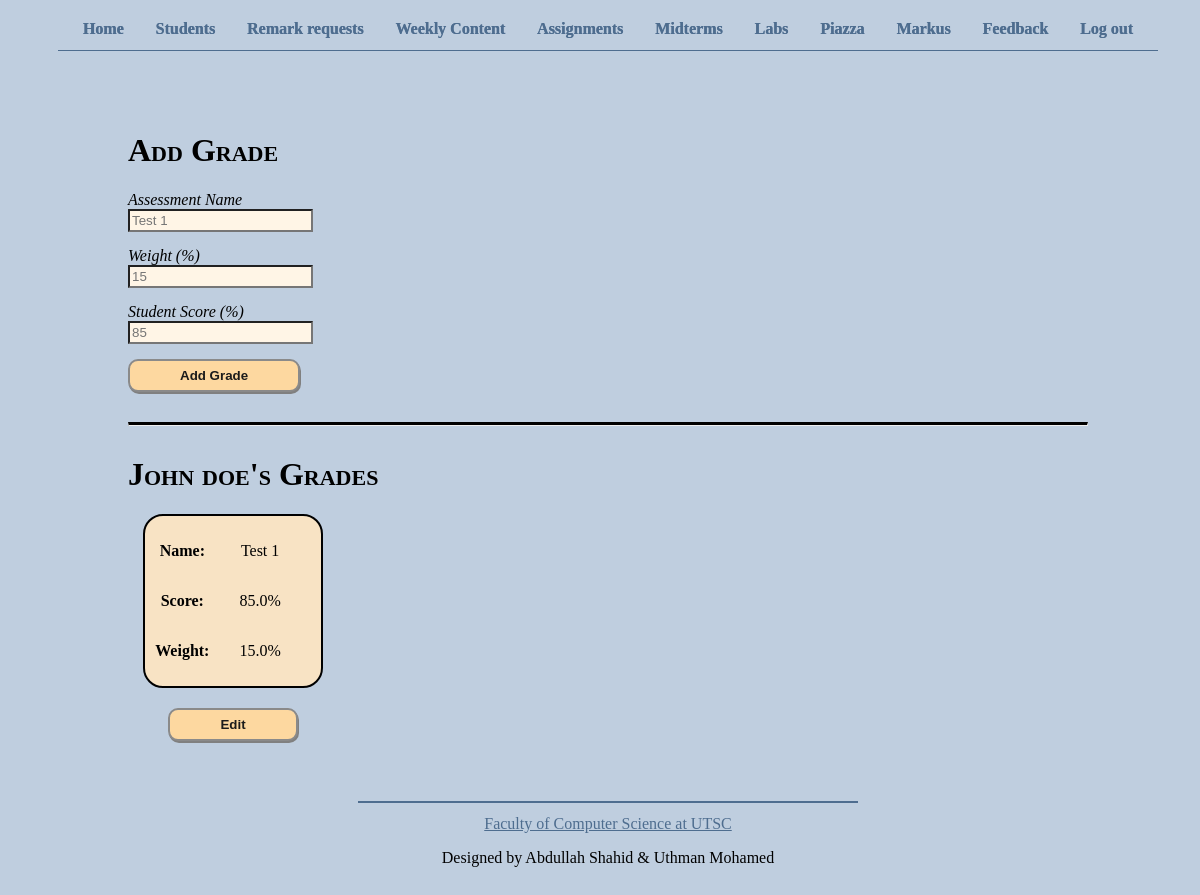
The app's page /view/student/student1 (signed in) with its own data.
### app.py (models this page shows, shortened)
class User(db.Model):
    __tablename__ = 'User'
    id = db.Column(db.Integer, primary_key = True)
    type = db.Column(db.String(30), nullable = False, default='student')
    username = db.Column(db.String(30), unique = True, nullable = False)
    email = db.Column(db.String(100), unique = True, nullable = False)
    password = db.Column(db.String(100), nullable = False)
    name = db.Column(db.String(30), nullable = False)
    grades = db.relationship('Grade', backref='author', lazy = True) # Student has grades
    feedback = db.relationship('Feedback', backref='author', lazy = True) # Instructor has feedback

class Grade(db.Model):
    __tablename__ = 'Grade'
    id = db.Column(db.Integer, primary_key = True)
    user_id = db.Column(db.Integer, db.ForeignKey('User.id'), nullable = False)
    ass_name = db.Column(db.String(30), nullable = False)
    score = db.Column(db.Float, nullable = False)
    weight = db.Column(db.Float, nullable = False)

### app.py (the view, shortened to what this page needs)
@app.route('/view/student/<username>', methods = ['GET', 'POST'])
def view_student(username):
    if 'username' not in session:
        return redirect(url_for('login'))
    if session['is_student']:
        return redirect(url_for('view_grades'))
    student = User.query.filter_by(username = username).first()
    grades = Grade.query.filter_by(user_id = student.id).all()
    page_name = "view_student"
    return render_template('view_student.html', page_name=page_name, student=student, grades=grades)

### templates/view_student.html (shortened to what this page needs)
{% extends "template.html" %}
{% block content %}
    {% if not student or student.type == 'instructor' %}
        <p> invalid student </p>
    {% else %}
        <h1>Add Grade</h1>
        <form action="/view/student/{{student.username}}" method="post">
            <label for="gradeAssName">Assessment Name</label>
            <br>
            <input type="text" required placeholder="Test 1" name="gradeAssName"/>
            <br>
            <label for="gradeWeight">Weight (%)</label>
            <br>
            <input type="number" required placeholder="15" name="gradeWeight"/>
            <br>
            <label for="gradeScore">Student Score (%)</label>
            <br>
            <input type="number" required placeholder="85" name="gradeScore"/>
            <br>
            <button type="submit">Add Grade</button>
        </form>
        <hr id="main-line">
        <h1>{{student.name}}'s Grades</h1>
        {% if grades %}
        <section class="grid">
            {% for grade in grades %}
                <div>
                    <section class="card">
                        <div class="titles">
                            <p>Name: </p>
                            <p>Score:</p>
                            <p>Weight:</p>
                        </div>
                        <div>
                            <p>{{grade.ass_name}} </p>
                            <p>{{grade.score}}%</p>
                            <p>{{grade.weight}}%</p>
                        </div>
                    </section>
                    <form class="forBtn" action="/edit/student/{{student.username}}/grade/{{grade.id}}" method="get">
                        <button type="submit">Edit</button>
                    </form>
                </div>
            {% endfor %}
        </section>
        {% else %}
            <p>This student does not have any grades yet.</p>
        {% endif %}
    {% endif %}
{% endblock %}

### static/css/template.css (style rules this page uses)
* { box-sizing: border-box; }
html, body { height: 100%; width: 100%; font-family: 'Georgia', 'Times New Roman', Times, serif; background-color: rgb(191, 206, 223); }
body { display: flex; flex-direction: column; align-items: center; text-align: center; }
h1 { font-variant: small-caps ; }
button { font-weight: bold; text-decoration: unset; appearance: button; color: rgb(27, 27, 27); border-radius: 10px; background-color: rgb(253, 216, 160); border: 2px solid rgb(138, 138, 138); box-shadow: 1px 2px grey; cursor: default; padding: 7px 50px; margin-top: 30px; }
form > button { margin-top: 0px; }
form > input { margin-bottom: 15px; background-color: rgb(255, 245, 230); padding: 2px; }
form > label { font-style: italic; }
form.forBtn { margin-top: 20px; }
section.card { display: flex; padding: 10px; border-radius: 20px; width: fit-content; background-color: rgb(248, 227, 196); border: 2px solid black; }
section.card > div { margin-right: 30px; }
section.card > div.titles { font-weight: bold; }
hr { margin: 30px 0; border-top: 2px solid black; }
hr#main-line { border-top: 3px solid black; }

### static/css/view_student.css (style rules this page uses)
section.grid { display: grid; gap: 40px; grid-template-columns: repeat(auto-fill, minmax(200px, 1fr)); }
section.card { justify-self: center; }
div { display: flex; flex-direction: column; align-items: center; }

### records on screen
User: name "John doe"
Grade: ass_name "Test 1", score "85.0", weight "15.0"
